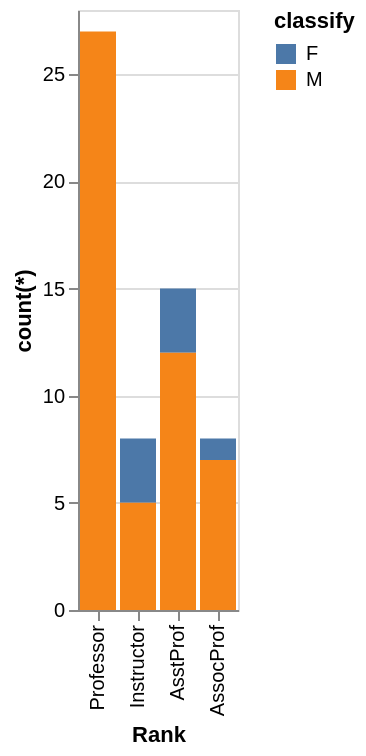

Source (Vega-Lite JSON):
### Vega-Lite specification from a JSON file in a GitHub repository (floating-point values rounded to 4 significant figures)
{"data": {"values": [{"x_data": "Professor", "y_data": 0, "classify": "F"}, {"x_data": "Instructor", "y_data": 3, "classify": "F"}, {"x_data": "AsstProf", "y_data": 3, "classify": "F"}, {"x_data": "AssocProf", "y_data": 1, "classify": "F"}, {"x_data": "Professor", "y_data": 27, "classify": "M"}, {"x_data": "Instructor", "y_data": 5, "classify": "M"}, {"x_data": "AsstProf", "y_data": 12, "classify": "M"}, {"x_data": "AssocProf", "y_data": 7, "classify": "M"}]}, "mark": "bar", "encoding": {"x": {"field": "x_data", "type": "nominal", "title": "Rank", "sort": "descending"}, "y": {"field": "y_data", "type": "quantitative", "title": "count(*)"}, "color": {"field": "classify"}}}
